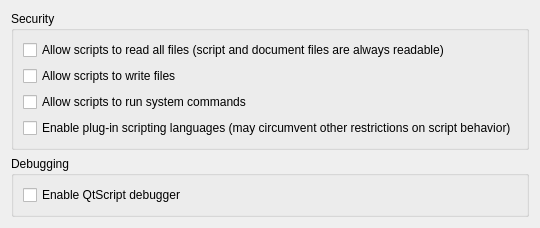
     <widget class="QWidget" name="tab_scripts">
      <attribute name="title">
       <string>Scripts</string>
      </attribute>
      <layout class="QVBoxLayout">
       <item>
        <widget class="QGroupBox" name="groupBox_9">
         <property name="title">
          <string>Security</string>
         </property>
         <layout class="QVBoxLayout" name="verticalLayout">
          <item>
           <widget class="QCheckBox" name="allowScriptFileReading">
            <property name="text">
             <string>Allow scripts to read all files (script and document files are always readable)</string>
            </property>
           </widget>
          </item>
          <item>
           <widget class="QCheckBox" name="allowScriptFileWriting">
            <property name="text">
             <string>Allow scripts to write files</string>
            </property>
           </widget>
          </item>
          <item>
           <widget class="QCheckBox" name="allowSystemCommands">
            <property name="text">
             <string>Allow scripts to run system commands</string>
            </property>
           </widget>
          </item>
          <item>
           <widget class="QCheckBox" name="enableScriptingPlugins">
            <property name="text">
             <string>Enable plug-in scripting languages (may circumvent other restrictions on script behavior)</string>
            </property>
           </widget>
          </item>
         </layout>
        </widget>
       </item>
       <item>
        <widget class="QGroupBox" name="groupBox_10">
         <property name="title">
          <string>Debugging</string>
         </property>
         <layout class="QVBoxLayout" name="verticalLayout_2">
          <item>
           <widget class="QCheckBox" name="scriptDebugger">
            <property name="text">
             <string>Enable QtScript debugger</string>
            </property>
           </widget>
          </item>
         </layout>
        </widget>
       </item>
       <item>
        <spacer>
         <property name="orientation">
          <enum>Qt::Vertical</enum>
         </property>
         <property name="sizeHint" stdset="0">
          <size>
           <width>0</width>
           <height>0</height>
          </size>
         </property>
        </spacer>
       </item>
      </layout>
     </widget>
